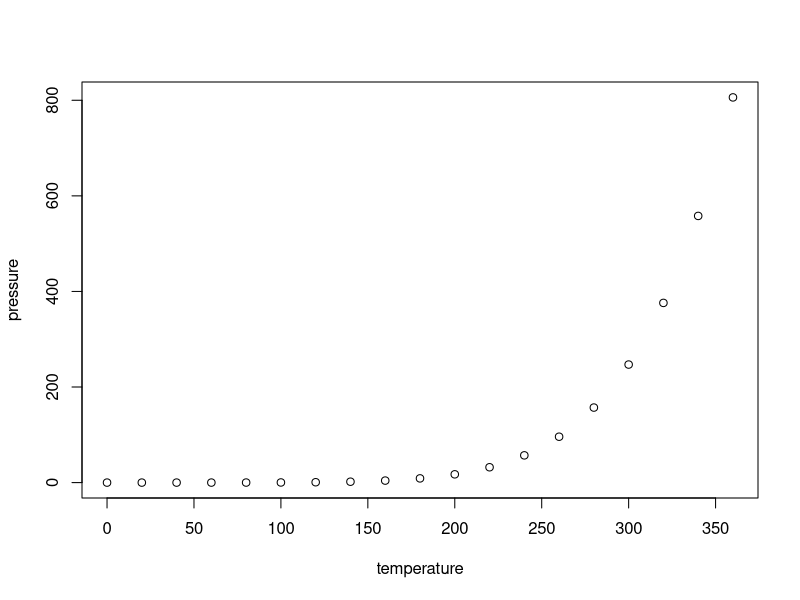
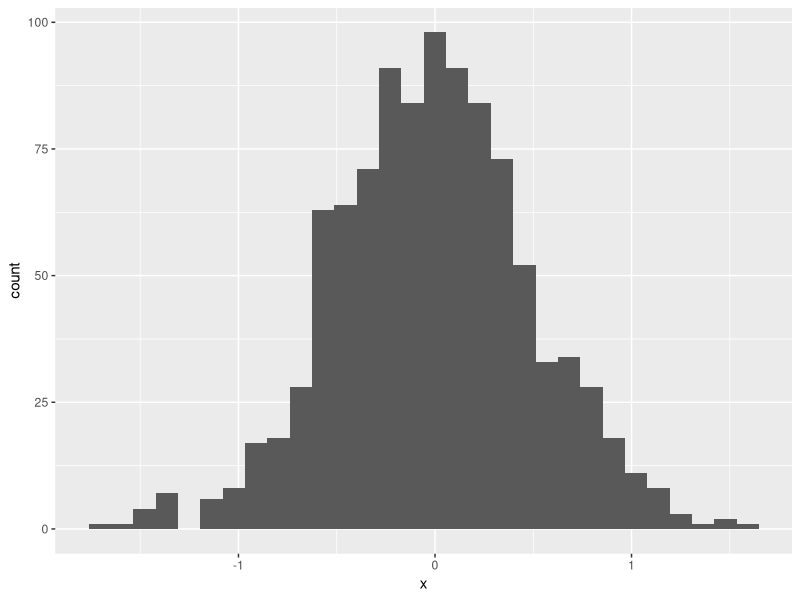
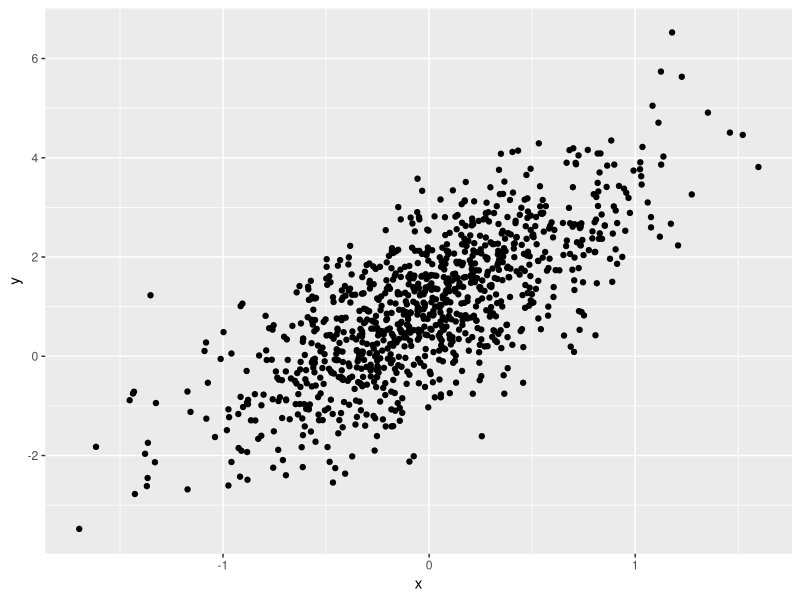
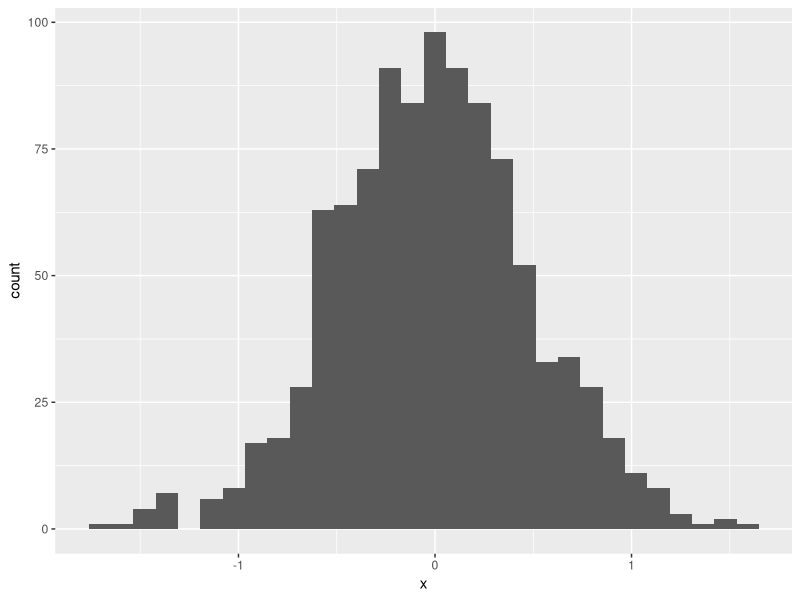
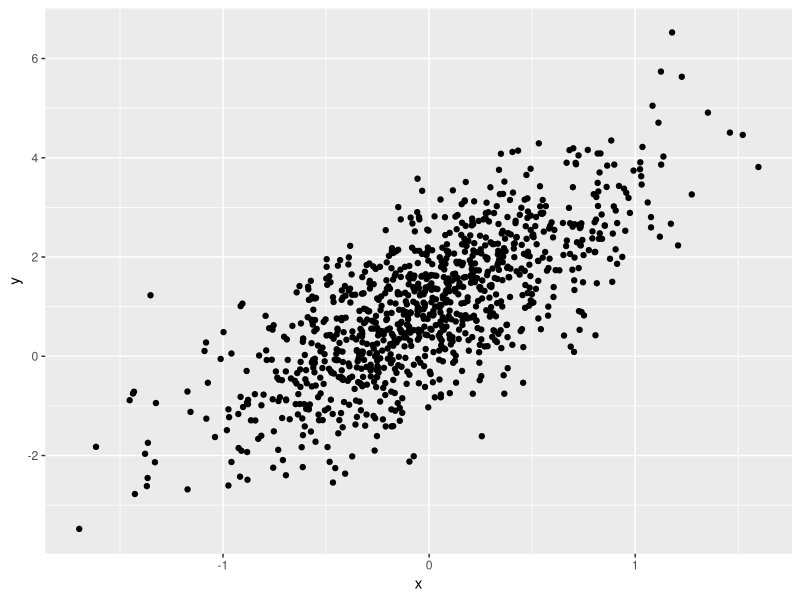

Generate these figures, in order, with R:
## ---- chunk 1
knitr::opts_chunk$set(echo = TRUE)
## ---- chunk 2
summary(cars)
## ---- chunk 3
plot(pressure)
## ---- chunk 4
library(tidyverse)
## ---- chunk 5
set.seed(1234)

plot_df = tibble(
  x = rnorm(1000, sd = .5),
  y = 1 + 2 * x + rnorm(1000)
)
## ---- chunk 6
ggplot(plot_df, aes(x = x)) + geom_histogram()
## ---- chunk 7
ggplot(plot_df, aes(x = x, y = y)) + geom_point()
## ---- chunk 8
library(tidyverse)
## ---- chunk 9
set.seed(1234)

plot_df = tibble(
  x = rnorm(1000, sd = .5),
  y = 1 + 2 * x + rnorm(1000)
)
## ---- chunk 10
ggplot(plot_df, aes(x = x)) + geom_histogram()
## ---- chunk 11
ggplot(plot_df, aes(x = x, y = y)) + geom_point()
